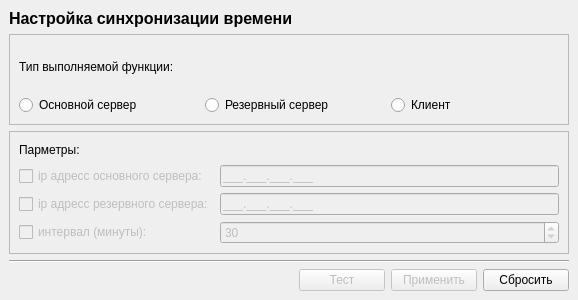
<?xml version="1.0" encoding="UTF-8"?>
<ui version="4.0">
 <class>MainWindow</class>
 <widget class="QMainWindow" name="MainWindow">
  <property name="geometry">
   <rect>
    <x>0</x>
    <y>0</y>
    <width>559</width>
    <height>300</height>
   </rect>
  </property>
  <property name="windowTitle">
   <string>Синхронизация времени</string>
  </property>
  <property name="inputMethodHints">
   <set>Qt::ImhNone</set>
  </property>
  <widget class="QWidget" name="centralwidget">
   <layout class="QGridLayout" name="gridLayout_3">
    <item row="5" column="3">
     <widget class="QPushButton" name="pushButton">
      <property name="minimumSize">
       <size>
        <width>86</width>
        <height>0</height>
       </size>
      </property>
      <property name="text">
       <string>Сбросить</string>
      </property>
     </widget>
    </item>
    <item row="4" column="0" colspan="4">
     <widget class="Line" name="line">
      <property name="orientation">
       <enum>Qt::Horizontal</enum>
      </property>
     </widget>
    </item>
    <item row="2" column="0" colspan="4">
     <widget class="QFrame" name="frame_master_server">
      <property name="maximumSize">
       <size>
        <width>16777215</width>
        <height>91</height>
       </size>
      </property>
      <property name="contextMenuPolicy">
       <enum>Qt::DefaultContextMenu</enum>
      </property>
      <property name="frameShape">
       <enum>QFrame::StyledPanel</enum>
      </property>
      <property name="frameShadow">
       <enum>QFrame::Raised</enum>
      </property>
      <layout class="QGridLayout" name="gridLayout_2">
       <item row="1" column="1">
        <widget class="QRadioButton" name="radioButton_2">
         <property name="minimumSize">
          <size>
           <width>180</width>
           <height>0</height>
          </size>
         </property>
         <property name="maximumSize">
          <size>
           <width>16777215</width>
           <height>16777215</height>
          </size>
         </property>
         <property name="text">
          <string>Резервный сервер</string>
         </property>
        </widget>
       </item>
       <item row="0" column="0" colspan="2">
        <widget class="QLabel" name="label">
         <property name="text">
          <string>Тип выполняемой функции:</string>
         </property>
        </widget>
       </item>
       <item row="1" column="0">
        <widget class="QRadioButton" name="radioButton">
         <property name="minimumSize">
          <size>
           <width>180</width>
           <height>0</height>
          </size>
         </property>
         <property name="text">
          <string>Основной сервер</string>
         </property>
        </widget>
       </item>
       <item row="1" column="2">
        <widget class="QRadioButton" name="radioButton_3">
         <property name="text">
          <string>Клиент</string>
         </property>
        </widget>
       </item>
      </layout>
     </widget>
    </item>
    <item row="3" column="0" colspan="4">
     <widget class="QFrame" name="frame">
      <property name="maximumSize">
       <size>
        <width>16777215</width>
        <height>161</height>
       </size>
      </property>
      <property name="frameShape">
       <enum>QFrame::StyledPanel</enum>
      </property>
      <property name="frameShadow">
       <enum>QFrame::Raised</enum>
      </property>
      <layout class="QGridLayout" name="gridLayout">
       <item row="0" column="0">
        <widget class="QLabel" name="label_2">
         <property name="text">
          <string>Парметры:</string>
         </property>
        </widget>
       </item>
       <item row="1" column="0">
        <widget class="QCheckBox" name="checkBox">
         <property name="enabled">
          <bool>false</bool>
         </property>
         <property name="text">
          <string>ip адресс основного сервера:</string>
         </property>
        </widget>
       </item>
       <item row="1" column="1">
        <widget class="QLineEdit" name="lineEdit">
         <property name="enabled">
          <bool>false</bool>
         </property>
         <property name="inputMask">
          <string>000.000.000.000;_</string>
         </property>
         <property name="dragEnabled">
          <bool>false</bool>
         </property>
         <property name="readOnly">
          <bool>false</bool>
         </property>
        </widget>
       </item>
       <item row="2" column="0">
        <widget class="QCheckBox" name="checkBox_2">
         <property name="enabled">
          <bool>false</bool>
         </property>
         <property name="text">
          <string>ip адресс резервного сервера:</string>
         </property>
        </widget>
       </item>
       <item row="2" column="1">
        <widget class="QLineEdit" name="lineEdit_2">
         <property name="enabled">
          <bool>false</bool>
         </property>
         <property name="inputMask">
          <string>000.000.000.000;_</string>
         </property>
        </widget>
       </item>
       <item row="3" column="0">
        <widget class="QCheckBox" name="checkBox_3">
         <property name="enabled">
          <bool>false</bool>
         </property>
         <property name="text">
          <string>интервал (минуты):</string>
         </property>
        </widget>
       </item>
       <item row="3" column="1">
        <widget class="QSpinBox" name="spinBox">
         <property name="enabled">
          <bool>false</bool>
         </property>
         <property name="minimum">
          <number>5</number>
         </property>
         <property name="maximum">
          <number>59</number>
         </property>
         <property name="value">
          <number>30</number>
         </property>
        </widget>
       </item>
      </layout>
     </widget>
    </item>
    <item row="1" column="0">
     <widget class="QLabel" name="label_3">
      <property name="maximumSize">
       <size>
        <width>16777215</width>
        <height>19</height>
       </size>
      </property>
      <property name="font">
       <font>
        <pointsize>12</pointsize>
        <weight>75</weight>
        <bold>true</bold>
       </font>
      </property>
      <property name="text">
       <string>Настройка синхронизации времени</string>
      </property>
     </widget>
    </item>
    <item row="5" column="2">
     <widget class="QPushButton" name="pushButton_2">
      <property name="enabled">
       <bool>false</bool>
      </property>
      <property name="minimumSize">
       <size>
        <width>86</width>
        <height>0</height>
       </size>
      </property>
      <property name="text">
       <string>Применить</string>
      </property>
     </widget>
    </item>
    <item row="5" column="1">
     <widget class="QPushButton" name="pushButton_3">
      <property name="enabled">
       <bool>false</bool>
      </property>
      <property name="minimumSize">
       <size>
        <width>86</width>
        <height>0</height>
       </size>
      </property>
      <property name="maximumSize">
       <size>
        <width>16777215</width>
        <height>16777215</height>
       </size>
      </property>
      <property name="text">
       <string>Тест</string>
      </property>
     </widget>
    </item>
   </layout>
  </widget>
 </widget>
 <resources/>
 <connections/>
</ui>
